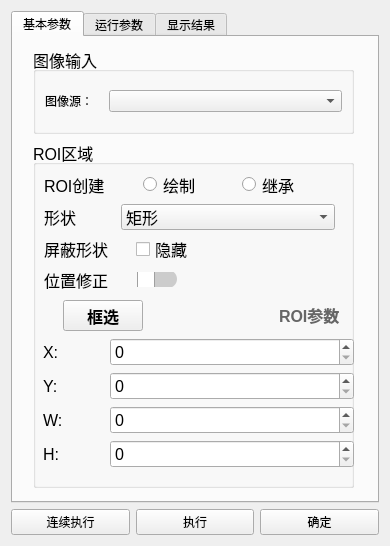
<?xml version="1.0" encoding="UTF-8"?>
<ui version="4.0">
 <class>LineParamsDialog</class>
 <widget class="QWidget" name="LineParamsDialog">
  <property name="geometry">
   <rect>
    <x>0</x>
    <y>0</y>
    <width>390</width>
    <height>546</height>
   </rect>
  </property>
  <property name="windowTitle">
   <string>Form</string>
  </property>
  <layout class="QVBoxLayout" name="verticalLayout_5">
   <item>
    <layout class="QVBoxLayout" name="verticalLayout_3">
     <item>
      <widget class="QTabWidget" name="tabWidget">
       <property name="styleSheet">
        <string notr="true"/>
       </property>
       <property name="currentIndex">
        <number>0</number>
       </property>
       <widget class="QWidget" name="tab">
        <attribute name="title">
         <string>基本参数</string>
        </attribute>
        <widget class="QWidget" name="layoutWidget">
         <property name="geometry">
          <rect>
           <x>20</x>
           <y>10</y>
           <width>321</width>
           <height>441</height>
          </rect>
         </property>
         <layout class="QVBoxLayout" name="verticalLayout_4" stretch="2,8">
          <item>
           <widget class="QGroupBox" name="groupBox">
            <property name="font">
             <font>
              <pointsize>12</pointsize>
             </font>
            </property>
            <property name="title">
             <string>图像输入</string>
            </property>
            <layout class="QVBoxLayout" name="verticalLayout_7">
             <item>
              <layout class="QHBoxLayout" name="horizontalLayout_2" stretch="2,8">
               <item>
                <widget class="QLabel" name="label">
                 <property name="font">
                  <font>
                   <pointsize>9</pointsize>
                  </font>
                 </property>
                 <property name="text">
                  <string>图像源：</string>
                 </property>
                </widget>
               </item>
               <item>
                <widget class="QComboBox" name="input_source">
                 <property name="font">
                  <font>
                   <pointsize>9</pointsize>
                  </font>
                 </property>
                 <property name="currentText">
                  <string/>
                 </property>
                 <property name="placeholderText">
                  <string>0 图像源1.图像</string>
                 </property>
                </widget>
               </item>
              </layout>
             </item>
            </layout>
           </widget>
          </item>
          <item>
           <widget class="QGroupBox" name="groupBox_2">
            <property name="font">
             <font>
              <pointsize>12</pointsize>
             </font>
            </property>
            <property name="title">
             <string>ROI区域</string>
            </property>
            <widget class="QWidget" name="roi_params_widget" native="true">
             <property name="geometry">
              <rect>
               <x>10</x>
               <y>190</y>
               <width>311</width>
               <height>146</height>
              </rect>
             </property>
             <layout class="QVBoxLayout" name="verticalLayout_6">
              <item>
               <layout class="QVBoxLayout" name="verticalLayout_2">
                <item>
                 <layout class="QHBoxLayout" name="horizontalLayout_5" stretch="2,8">
                  <item>
                   <widget class="QLabel" name="label_x">
                    <property name="font">
                     <font>
                      <pointsize>12</pointsize>
                     </font>
                    </property>
                    <property name="text">
                     <string>X:</string>
                    </property>
                   </widget>
                  </item>
                  <item>
                   <widget class="QSpinBox" name="spin_roi_x">
                    <property name="font">
                     <font>
                      <pointsize>12</pointsize>
                     </font>
                    </property>
                    <property name="maximum">
                     <number>10000</number>
                    </property>
                   </widget>
                  </item>
                 </layout>
                </item>
                <item>
                 <layout class="QHBoxLayout" name="horizontalLayout_6" stretch="2,8">
                  <item>
                   <widget class="QLabel" name="label_y">
                    <property name="font">
                     <font>
                      <pointsize>12</pointsize>
                     </font>
                    </property>
                    <property name="text">
                     <string>Y:</string>
                    </property>
                   </widget>
                  </item>
                  <item>
                   <widget class="QSpinBox" name="spin_roi_y">
                    <property name="font">
                     <font>
                      <pointsize>12</pointsize>
                     </font>
                    </property>
                    <property name="maximum">
                     <number>10000</number>
                    </property>
                   </widget>
                  </item>
                 </layout>
                </item>
                <item>
                 <layout class="QHBoxLayout" name="horizontalLayout_7" stretch="2,8">
                  <item>
                   <widget class="QLabel" name="label_w">
                    <property name="font">
                     <font>
                      <pointsize>12</pointsize>
                     </font>
                    </property>
                    <property name="text">
                     <string>W:</string>
                    </property>
                   </widget>
                  </item>
                  <item>
                   <widget class="QSpinBox" name="spin_roi_w">
                    <property name="font">
                     <font>
                      <pointsize>12</pointsize>
                     </font>
                    </property>
                    <property name="maximum">
                     <number>10000</number>
                    </property>
                   </widget>
                  </item>
                 </layout>
                </item>
                <item>
                 <layout class="QHBoxLayout" name="horizontalLayout_8" stretch="2,8">
                  <item>
                   <widget class="QLabel" name="label_h">
                    <property name="font">
                     <font>
                      <pointsize>12</pointsize>
                     </font>
                    </property>
                    <property name="text">
                     <string>H:</string>
                    </property>
                   </widget>
                  </item>
                  <item>
                   <widget class="QSpinBox" name="spin_roi_h">
                    <property name="font">
                     <font>
                      <pointsize>12</pointsize>
                     </font>
                    </property>
                    <property name="maximum">
                     <number>10000</number>
                    </property>
                   </widget>
                  </item>
                 </layout>
                </item>
               </layout>
              </item>
             </layout>
            </widget>
            <widget class="QWidget" name="layoutWidget">
             <property name="geometry">
              <rect>
               <x>11</x>
               <y>31</y>
               <width>291</width>
               <height>121</height>
              </rect>
             </property>
             <layout class="QVBoxLayout" name="verticalLayout">
              <item>
               <layout class="QHBoxLayout" name="horizontalLayout">
                <item>
                 <widget class="QLabel" name="label_2">
                  <property name="font">
                   <font>
                    <pointsize>12</pointsize>
                   </font>
                  </property>
                  <property name="text">
                   <string>ROI创建</string>
                  </property>
                 </widget>
                </item>
                <item>
                 <widget class="QRadioButton" name="roi_draw">
                  <property name="font">
                   <font>
                    <pointsize>12</pointsize>
                   </font>
                  </property>
                  <property name="text">
                   <string>绘制</string>
                  </property>
                 </widget>
                </item>
                <item>
                 <widget class="QRadioButton" name="roi_inherit">
                  <property name="font">
                   <font>
                    <pointsize>12</pointsize>
                   </font>
                  </property>
                  <property name="text">
                   <string>继承</string>
                  </property>
                 </widget>
                </item>
               </layout>
              </item>
              <item>
               <layout class="QHBoxLayout" name="horizontalLayout_3" stretch="1,3">
                <item>
                 <widget class="QLabel" name="label_3">
                  <property name="font">
                   <font>
                    <pointsize>12</pointsize>
                   </font>
                  </property>
                  <property name="text">
                   <string>形状</string>
                  </property>
                 </widget>
                </item>
                <item>
                 <widget class="QComboBox" name="comboBox">
                  <property name="font">
                   <font>
                    <pointsize>12</pointsize>
                   </font>
                  </property>
                  <item>
                   <property name="text">
                    <string>矩形</string>
                   </property>
                  </item>
                  <item>
                   <property name="text">
                    <string>圆</string>
                   </property>
                  </item>
                 </widget>
                </item>
               </layout>
              </item>
              <item>
               <layout class="QHBoxLayout" name="horizontalLayout_10" stretch="3,7">
                <item>
                 <widget class="QLabel" name="label_4">
                  <property name="font">
                   <font>
                    <pointsize>12</pointsize>
                   </font>
                  </property>
                  <property name="text">
                   <string>屏蔽形状</string>
                  </property>
                 </widget>
                </item>
                <item>
                 <widget class="QCheckBox" name="cb_hide_roi">
                  <property name="text">
                   <string>隐藏</string>
                  </property>
                 </widget>
                </item>
               </layout>
              </item>
              <item>
               <layout class="QHBoxLayout" name="horizontalLayout_4" stretch="1,1,2">
                <item>
                 <widget class="QLabel" name="label_5">
                  <property name="font">
                   <font>
                    <pointsize>12</pointsize>
                   </font>
                  </property>
                  <property name="text">
                   <string>位置修正</string>
                  </property>
                 </widget>
                </item>
                <item>
                 <widget class="QSlider" name="pos_correction_slider">
                  <property name="styleSheet">
                   <string notr="true">QSlider::groove:horizontal {
            border: none;
            background: #cccccc;
            height: 18px;
            border-radius: 9px;
            margin: 0px 0px 0px 0px;
            min-width: 40px;
        }
        QSlider::handle:horizontal {
            background: #ffffff;
            border: 1px solid #a0a0a0;
            width: 16px;
            height: 16px;
            margin: -8px 0px; 
            border-radius: 8px;
        }
        QSlider::sub-page:horizontal {
            background: #e67e22;
            border-radius: 9px;
        }</string>
                  </property>
                  <property name="maximum">
                   <number>1</number>
                  </property>
                  <property name="pageStep">
                   <number>1</number>
                  </property>
                  <property name="orientation">
                   <enum>Qt::Horizontal</enum>
                  </property>
                 </widget>
                </item>
                <item>
                 <spacer name="horizontalSpacer">
                  <property name="orientation">
                   <enum>Qt::Horizontal</enum>
                  </property>
                  <property name="sizeHint" stdset="0">
                   <size>
                    <width>40</width>
                    <height>20</height>
                   </size>
                  </property>
                 </spacer>
                </item>
               </layout>
              </item>
             </layout>
            </widget>
            <widget class="QWidget" name="">
             <property name="geometry">
              <rect>
               <x>30</x>
               <y>160</y>
               <width>281</width>
               <height>31</height>
              </rect>
             </property>
             <layout class="QHBoxLayout" name="horizontalLayout_11" stretch="1,2,1">
              <item>
               <widget class="QPushButton" name="pushButton">
                <property name="font">
                 <font>
                  <pointsize>12</pointsize>
                  <bold>true</bold>
                 </font>
                </property>
                <property name="text">
                 <string>框选</string>
                </property>
               </widget>
              </item>
              <item>
               <spacer name="horizontalSpacer_2">
                <property name="orientation">
                 <enum>Qt::Horizontal</enum>
                </property>
                <property name="sizeHint" stdset="0">
                 <size>
                  <width>40</width>
                  <height>20</height>
                 </size>
                </property>
               </spacer>
              </item>
              <item>
               <widget class="QPushButton" name="btn_roi_toggle">
                <property name="font">
                 <font>
                  <pointsize>12</pointsize>
                  <bold>true</bold>
                 </font>
                </property>
                <property name="styleSheet">
                 <string notr="true">QPushButton {
    background-color: transparent;
    border: none;
    color: #666666; /* 对应图中的浅灰色 */
    font-weight: bold;
    text-align: left;
}</string>
                </property>
                <property name="text">
                 <string>ROI参数</string>
                </property>
                <property name="flat">
                 <bool>true</bool>
                </property>
               </widget>
              </item>
             </layout>
            </widget>
           </widget>
          </item>
         </layout>
        </widget>
       </widget>
       <widget class="QWidget" name="tab_2">
        <attribute name="title">
         <string>运行参数</string>
        </attribute>
       </widget>
       <widget class="QWidget" name="tab_3">
        <attribute name="title">
         <string>显示结果</string>
        </attribute>
       </widget>
      </widget>
     </item>
     <item>
      <layout class="QHBoxLayout" name="horizontalLayout_9">
       <item>
        <widget class="QPushButton" name="btn_cont">
         <property name="text">
          <string>连续执行</string>
         </property>
        </widget>
       </item>
       <item>
        <widget class="QPushButton" name="btn_run">
         <property name="text">
          <string>执行</string>
         </property>
        </widget>
       </item>
       <item>
        <widget class="QPushButton" name="btn_ok">
         <property name="text">
          <string>确定</string>
         </property>
        </widget>
       </item>
      </layout>
     </item>
    </layout>
   </item>
  </layout>
 </widget>
 <resources/>
 <connections/>
</ui>
